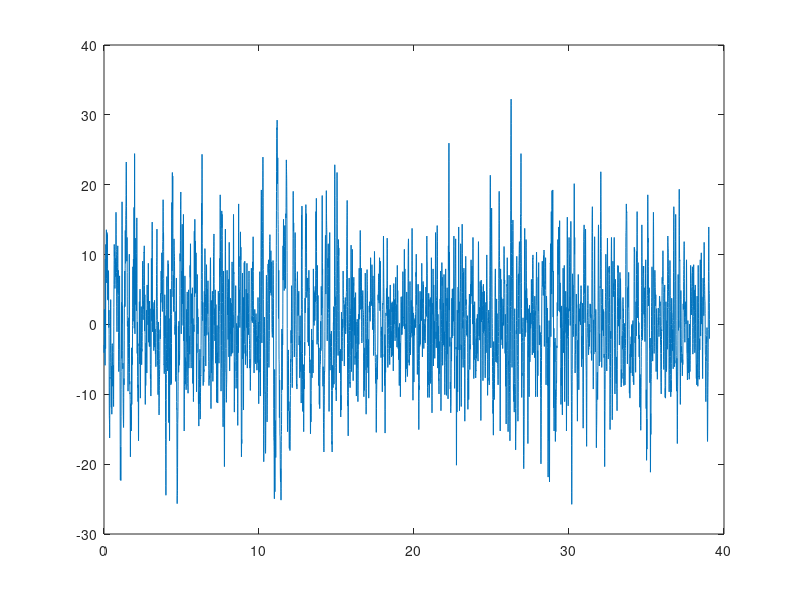

The MATLAB source for this figure: (Note: this script raises an error after producing the figure.)
clear; clc; close all

load eeg.mat; % eeg
Fs = 256;
dt = 1/Fs;
% N_ch - number of EEG channels

%%
Ch1 = eeg(1,1:10000);
t = (1:length(Ch1))*dt;
plot(t,Ch1)

% Define Baseline period without artifacts

%% 1. create Xc: caibration data (a matrix of N_ch-by-N_tc, N_tc = Number of clean 1-sec time windows times Fs)
%1 split into 1 sec windows (pseudo epoching)
epdata = epoch_data(eeg, 1000, Fs);

%2 calculate RMS for each channel in each window
epdata = rms(epdata,2);

%3 calculate z-scorr for each channel
zepdata = zscore(epdata);

%4 reject windows with Z>5.5 or Z<-3.5
wnd_reject = zepdata > 5.5 || zepdata < -3.5;

%5 concatenate the other windows

%% 2. rejection creiteria on a PC space
clear;clc
Fs = 30;
Xc = randn(3,127);

%1 covarience matrix of Xc
Xc_cov = cov(Xc'); % N_ch-by-N_ch

% 1a Diagonalize Xc_cov
[Vxc,Dxc] = eig(Xc_cov);
Dxc_sqrt = sqrt(Dxc);

%2 find Mc such that Mc*Mc'=Xc_cov
Mc = Vxc*Dxc_sqrt*Vxc';

%3 Diagonalize Mc
Vc = Vxc;
Dc = Dxc_sqrt;
% [Vc,Dc] = eig(Mc); % Direct calculation. Not needed.
% (Test: Vc'*Vc = eye(N_ch) )

%4 calculate projection of Xc on the PC space
Yc = transpose(Vc)*Xc;

% Divide Yc into 0.5-sec windows
% N_win = round(Fs/2); % number of samples in each 0.5-sec window
% Num_of_Windows = floor(size(Yc,2)/N_win);
% N_ch = size(Yc,1);
Yc_epoched = epoch_data(Yc, 500, Fs); % reshape(Yc(:,1:Num_of_Windows*N_win),N_ch,N_win,Num_of_Windows);

% Find mean and std of each 0.5-sec window
Yc_epoched_RMS = rms(Yc_epoched,2);
%Yc_epoched_RMS = squeeze(Yc_epoched_RMS);
Yc_mean = mean(Yc_epoched');
Yc_std = std(Yc_epoched');

% Find threshold T_i = mue_i + k*sigma_i
T = Yc_mean + k*Yc_std;

%% 3. Apply to data X

% C_x = cov(X'); % cov of data
% [V,D] = eig(C_x);

% Identify components to be rejected

% Construct matrix of remaining components V_trunc


% X_clean = Mc*(V_trunc'*Mc)'*V'*X;




